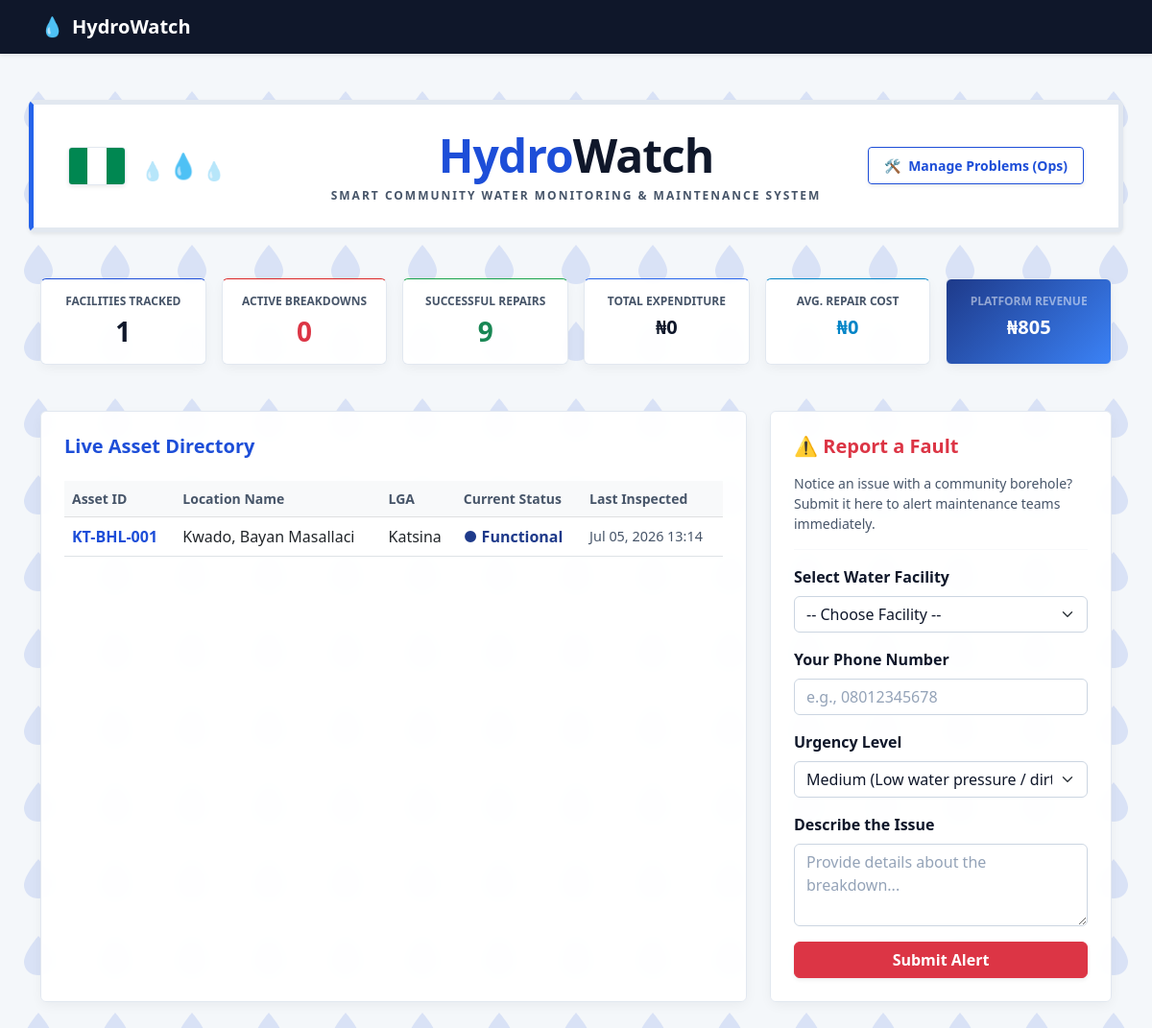
The page / on the database its author committed.
### hydrowatch/models.py (models this page shows, shortened)
class WaterPoint(models.Model):
    STATUS_CHOICES = [
        ('FUNCTIONAL', 'Functional (Green)'),
        ('MAINTENANCE', 'Needs Maintenance (Yellow)'),
        ('BROKEN', 'Broken Down (Red)'),
    ]
    point_id = models.CharField(max_length=20, unique=True, help_text="Unique asset tag, e.g., HW-BHL-001")
    location_name = models.CharField(max_length=100)
    lga = models.CharField(max_length=50, verbose_name="LGA")
    state = models.CharField(max_length=50, default="Katsina")
    latitude = models.DecimalField(max_digits=9, decimal_places=6)
    longitude = models.DecimalField(max_digits=9, decimal_places=6)
    status = models.CharField(max_length=15, choices=STATUS_CHOICES, default='FUNCTIONAL')
    last_inspected = models.DateTimeField(auto_now=True)

### hydrowatch/views.py (the view, shortened to what this page needs)
# urls.py: 2. Add a URL to urlpatterns:  path('', views.home, name='home')
def home(request):
    total_assets = WaterPoint.objects.count()
    broken_assets = WaterPoint.objects.filter(status__in=['BROKEN', 'MAINTENANCE']).count()
    resolved_repairs = FaultReport.objects.filter(status='RESOLVED').count()
    financial_data = MaintenanceLog.objects.aggregate(
        total_spent=Sum('report__quoted_cost'),
        avg_cost=Avg('report__quoted_cost')
    )
    total_spent = financial_data['total_spent'] or 0.00
    avg_cost = financial_data['avg_cost'] or 0.00
    platform_revenue_stats = FaultReport.objects.filter(status='RESOLVED').aggregate(
        comm_fees=Sum('platform_fee_community'),
        tech_fees=Sum('platform_fee_technician')
    )
    home_platform_profit = (platform_revenue_stats['comm_fees'] or 0) + (platform_revenue_stats['tech_fees'] or 0)
    water_points = WaterPoint.objects.all().order_by('point_id')
    context = {
        'water_points': water_points,
        'total_assets': total_assets,
        'broken_assets': broken_assets,
        'resolved_repairs': resolved_repairs,
        'total_spent': total_spent,
        'avg_cost': avg_cost,
        'home_platform_profit': home_platform_profit,
    }
    return render(request, 'hydrowatch/home.html', context)

### hydrowatch/templates/hydrowatch/home.html (shortened to what this page needs)
<!DOCTYPE html>
<html lang="en">
<head>
    <link href="https://cdn.jsdelivr.net/npm/bootstrap@5.3.0/dist/css/bootstrap.min.css" rel="stylesheet">
</head>
<body>
    <nav class="navbar navbar-dark shadow-sm" style="background-color: #0f172a;">
        <div class="container">
            <a class="navbar-brand fw-bold text-white d-flex align-items-center gap-2" href="#">
                <span>💧</span> HydroWatch
            </a>
        </div>
    </nav>
    <div class="container my-5">
        <div class="row align-items-center mb-5 p-4 rounded shadow-sm position-relative overflow-hidden border-start border-5" style="background-color: #ffffff; border: 1px solid #e2e8f0; border-left: 5px solid #2563eb !important;">
            <div class="col-md-3 d-flex align-items-center gap-3 mb-3 mb-md-0">
                <div class="shadow-sm d-flex" style="width: 60px; height: 40px; border: 1px solid #e2e8f0; border-radius: 4px; overflow: hidden; flex-shrink: 0;">
                    <div style="background-color: #008751; width: 33.33%; height: 100%;"></div>
                    <div style="background-color: #ffffff; width: 33.34%; height: 100%;"></div>
                    <div style="background-color: #008751; width: 33.33%; height: 100%;"></div>
                </div>
                <div class="d-flex gap-1 align-items-end" style="height: 40px;">
                    <span style="font-size: 1.2rem; color: #3b82f6; opacity: 0.4;">💧</span>
                    <span style="font-size: 1.6rem; color: #1d4ed8;">💧</span>
                    <span style="font-size: 1.2rem; color: #3b82f6; opacity: 0.4;">💧</span>
                </div>
            </div>
            <div class="col-md-6 text-md-center mb-3 mb-md-0">
                <h1 class="display-5 fw-bold mb-1 tracking-tight" style="font-family: 'Segoe UI', Tahoma, Geneva, Verdana, sans-serif; letter-spacing: -1px;">
                    <span style="color: #1d4ed8;">Hydro</span><span style="color: #0f172a;">Watch</span>
                </h1>
                <p class="text-uppercase tracking-wider text-muted small fw-bold mb-0" style="letter-spacing: 2px; font-size: 0.75rem;">
                    Smart Community Water Monitoring & Maintenance System
                </p>
            </div>
            <div class="col-md-3 text-end">
                <a href="/ops/" class="btn btn-outline-primary btn-sm fw-bold px-3 py-2 shadow-sm d-inline-flex align-items-center gap-2" style="color: #1d4ed8; border-color: #1d4ed8;">
                    <span>🛠️</span> Manage Problems (Ops)
                </a>
            </div>
        </div>
        <div class="row g-3 mb-5 text-center">
            <div class="col-6 col-md-4 col-lg-2 flex-fill">
                <div class="card shadow-sm border-0 border-top border-4 h-100" style="border-top-color: #1d4ed8 !important;">
                    <div class="card-body px-2 py-3">
                        <h6 class="text-uppercase text-muted small fw-bold" style="font-size: 0.75rem;">Facilities Tracked</h6>
                        <h3 class="fw-bold mb-0" style="color: #0f172a;">{{ total_assets }}</h3>
                    </div>
                </div>
            </div>
            <div class="col-6 col-md-4 col-lg-2 flex-fill">
                <div class="card shadow-sm border-0 border-top border-4 h-100" style="border-top-color: #dc2626 !important;">
                    <div class="card-body px-2 py-3">
                        <h6 class="text-uppercase text-muted small fw-bold" style="font-size: 0.75rem;">Active Breakdowns</h6>
                        <h3 class="fw-bold text-danger mb-0">{{ broken_assets }}</h3>
                    </div>
                </div>
            </div>
            <div class="col-6 col-md-4 col-lg-2 flex-fill">
                <div class="card shadow-sm border-0 border-top border-4 h-100" style="border-top-color: #16a34a !important;">
                    <div class="card-body px-2 py-3">
                        <h6 class="text-uppercase text-muted small fw-bold" style="font-size: 0.75rem;">Successful Repairs</h6>
                        <h3 class="fw-bold text-success mb-0">{{ resolved_repairs }}</h3>
                    </div>
                </div>
            </div>
            <div class="col-6 col-md-4 col-lg-2 flex-fill">
                <div class="card shadow-sm border-0 border-top border-4 h-100" style="border-top-color: #2563eb !important;">
                    <div class="card-body px-2 py-3">
                        <h6 class="text-uppercase text-muted small fw-bold" style="font-size: 0.75rem;">Total Expenditure</h6>
                        <h3 class="fw-bold mb-0" style="color: #0f172a; font-size: 1.25rem;">₦{{ total_spent|floatformat:0 }}</h3>
                    </div>
                </div>
            </div>
            <div class="col-6 col-md-4 col-lg-2 flex-fill">
                <div class="card shadow-sm border-0 border-top border-4 h-100" style="border-top-color: #0284c7 !important;">
                    <div class="card-body px-2 py-3">
                        <h6 class="text-uppercase text-muted small fw-bold" style="font-size: 0.75rem;">Avg. Repair Cost</h6>
                        <h3 class="fw-bold mb-0" style="color: #0284c7 !important; font-size: 1.25rem;">₦{{ avg_cost|floatformat:0 }}</h3>
                    </div>
                </div>
            </div>
            <div class="col-6 col-md-4 col-lg-2 flex-fill">
                <div class="card shadow-sm border-0 h-100" style="background: linear-gradient(135deg, #1e3a8a 0%, #3b82f6 100%); color: white !important;">
                    <div class="card-body px-2 py-3">
                        <h6 class="text-uppercase text-white-50 small fw-bold" style="font-size: 0.75rem;">Platform Revenue</h6>
                        <h3 class="fw-bold mb-0 text-white" style="font-size: 1.25rem;">₦{{ home_platform_profit|floatformat:0 }}</h3>
                    </div>
                </div>
            </div>
        </div>
        <div class="row g-4">
            <div class="col-lg-8">
                <div class="card shadow-sm border-0 h-100">
                    <div class="card-body p-4">
                        <h5 class="card-title mb-4 fw-bold" style="color: #1d4ed8;">Live Asset Directory</h5>
                        <div class="table-responsive">
                            <table class="table table-hover align-middle">
                                <thead class="table-light" style="background-color: #f8fafc;">
                                    <tr>
                                        <th class="text-muted small">Asset ID</th>
                                        <th class="text-muted small">Location Name</th>
                                        <th class="text-muted small">LGA</th>
                                        <th class="text-muted small">Current Status</th>
                                        <th class="text-muted small">Last Inspected</th>
                                    </tr>
                                </thead>
                                <tbody>
                                    {% for point in water_points %}
                                    <tr>
                                        <td class="fw-bold" style="color: #1d4ed8;">{{ point.point_id }}</td>
                                        <td>{{ point.location_name }}</td>
                                        <td>{{ point.lga }}</td>
					<td>
    					    {% with status=point.status|stringformat:"s" %}
        					{% if status.strip == 'FUNCTIONAL' %}
            					    <span class="status-functional">● Functional</span>
        				    	{% elif status.strip == 'MAINTENANCE' %}
            					    <span class="status-maintenance">● Needs Maintenance</span>
        				    	{% else %}
            					    <span class="status-broken">● Broken Down</span>
        				    	{% endif %}
    				      	    {% endwith %}
					</td>
                                        <td class="text-muted" style="font-size: 0.9rem;">{{ point.last_inspected|date:"M d, Y H:i" }}</td>
                                    </tr>
                                    {% empty %}
                                    <tr>
                                        <td colspan="5" class="text-center text-muted py-4">No water points registered in the system yet.</td>
                                    </tr>
                                    {% endfor %}
                                </tbody>
                            </table>
                        </div>
                    </div>
                </div>
            </div>
            <div class="col-lg-4">
                <div class="card shadow-sm border-0">
                    <div class="card-body p-4">
                        <h5 class="card-title mb-3 fw-bold text-danger">⚠️ Report a Fault</h5>
                        <p class="text-muted small">Notice an issue with a community borehole? Submit it here to alert maintenance teams immediately.</p>
                        <hr style="border-top: 1px solid #e2e8f0;">
                        <form method="POST" action="">
                            <div class="mb-3">
                                <label for="water_point_id" class="form-label fw-semibold">Select Water Facility</label>
                                <select class="form-select" id="water_point_id" name="water_point_id" required>
                                    <option value="" selected disabled>-- Choose Facility --</option>
                                </select>
                            </div>
                            <div class="mb-3">
                                <label for="reporter_phone" class="form-label fw-semibold">Your Phone Number</label>
                                <input type="tel" class="form-control" id="reporter_phone" name="reporter_phone" placeholder="e.g., 08012345678" required>
                            </div>
                            <div class="mb-3">
                                <label for="urgency" class="form-label fw-semibold">Urgency Level</label>
                                <select class="form-select" id="urgency" name="urgency" required>
                                    <option value="MEDIUM" selected>Medium (Low water pressure / dirty water)</option>
                                </select>
                            </div>
                            <div class="mb-3">
                                <label for="issue_description" class="form-label fw-semibold">Describe the Issue</label>
                                <textarea class="form-control" id="issue_description" name="issue_description" rows="3" placeholder="Provide details about the breakdown..." required></textarea>
                            </div>
                            <button type="submit" class="btn btn-danger w-100 fw-bold shadow-sm">Submit Alert</button>
                        </form>
                    </div>
                </div>
            </div>
        </div>
    </div>
</body>
</html>

### hydrowatch/templates/hydrowatch/home.html (style rules this page uses)
body { background-color: #f4f7fa; color: #0f172a; background-attachment: fixed; }
.status-functional { color: #1e3a8a; font-weight: bold; }
.card { backdrop-filter: blur(8px); background-color: rgba(255, 255, 255, 0.95) !important; color: #0f172a !important; border: 1px solid #e2e8f0 !important; box-shadow: 0 4px 14px -2px rgba(15, 23, 42, 0.06) !important; }
.text-muted { color: #475569 !important; }
.table { color: #334155 !important; }
.form-control, .form-select { background-color: #ffffff !important; border: 1px solid #cbd5e1 !important; color: #0f172a !important; }
.form-control::placeholder { color: #94a3b8 !important; }

### rows shown on the page
WaterPoint: point_id "KT-BHL-001", location_name "Kwado, Bayan Masallaci", lga "Katsina", status "● Functional", last_inspected "Jul 05, 2026 13:14"

### other values the page prints
{{ total_assets }} "1"
{{ broken_assets }} "0"
{{ resolved_repairs }} "9"
{{ total_spent|floatformat:0 }} "0"
{{ avg_cost|floatformat:0 }} "0"
{{ home_platform_profit|floatformat:0 }} "805"
